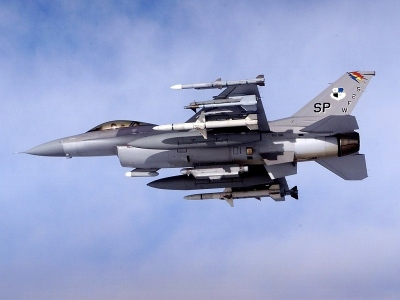
//> input picture imgs/F16Source.jpg, 400 x 300 px
$ ./crop_image imgs/F16Source.jpg imgs/F16Target.jpg 3 3 100 100   (built with g++ and OpenCV 4)
//> lines starting //> are read from the running program, lines starting //| are printed output that depends on the picture
//> further down, inimage is the input picture: 300 rows x 400 cols, CV_8UC3; mean B, G, R 202.2, 162.5, 151.2
#include <iostream>
#include <opencv/cv.h>
#include <opencv/highgui.h>

using namespace std;
using namespace cv;
void Usage() {
  cout << "Description: Crop the image given the rectangle\n";
  cout << "crop_image: input output start_x start_y width height\n";
  cout << "\t input: the path for the input image\n";
  cout << "\t output: the path for the output image\n";
  cout << "\t start_x: the start point of the rectangle\n";
  cout << "\t start_y: the start point of the rectangle\n";
  cout << "\t width: the width of the rectangle\n";
  cout << "\t height: the height of the rectangle\n";
}
bool checkvalid(const char* argv[],int width, int height) {
//> called with width = 400, height = 300
  int sx = atoi(argv[3]);
//> sx = 3
  int sy = atoi(argv[4]);
//> sy = 3
  int w = atoi(argv[5]);
//> w = 100
  int h = atoi(argv[6]);
//> h = 100
  if (sx < 0 || sy < 0 || w < 0 || h < 0) {
    cout << "Size and position par can't be negative\n";
    return false;
  }
  if (sx + w > width || sy + h > height) {
    cout << "Size is bigger than the image\n";
    return false;
  }
  return true;
}
int main(int argc, const char* argv[]) {
  if(argc != 7) {
    Usage();
    return 0;
  }
  IplImage* inimage = cvLoadImage(argv[1]);
  if ( !checkvalid(argv, inimage->width, inimage->height)) {
	return 0;
  }
  cvSetImageROI(inimage, Rect(atoi(argv[3]), atoi(argv[4]), atoi(argv[5]), atoi(argv[6])));
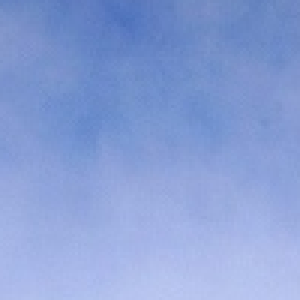
//> inimage: 100 rows x 100 cols, CV_8UC3 (shown 3 times larger); mean B, G, R 214.4, 159.4, 136.7
  IplImage* outimage = cvCreateImage(cvSize(atoi(argv[5]), atoi(argv[6])),
                                     IPL_DEPTH_8U,
				     inimage->nChannels);
//> outimage: 100 rows x 100 cols, CV_8UC3; every value is 0
  cvCopy(inimage, outimage, NULL);
  cvNamedWindow("Outimage");
  cvShowImage("Outimage",outimage);
  cvWaitKey(4000);
  cvReleaseImage(&outimage);
  cvReleaseImage(&inimage);
  cvDestroyWindow("Outimage");
  return 0;
}
